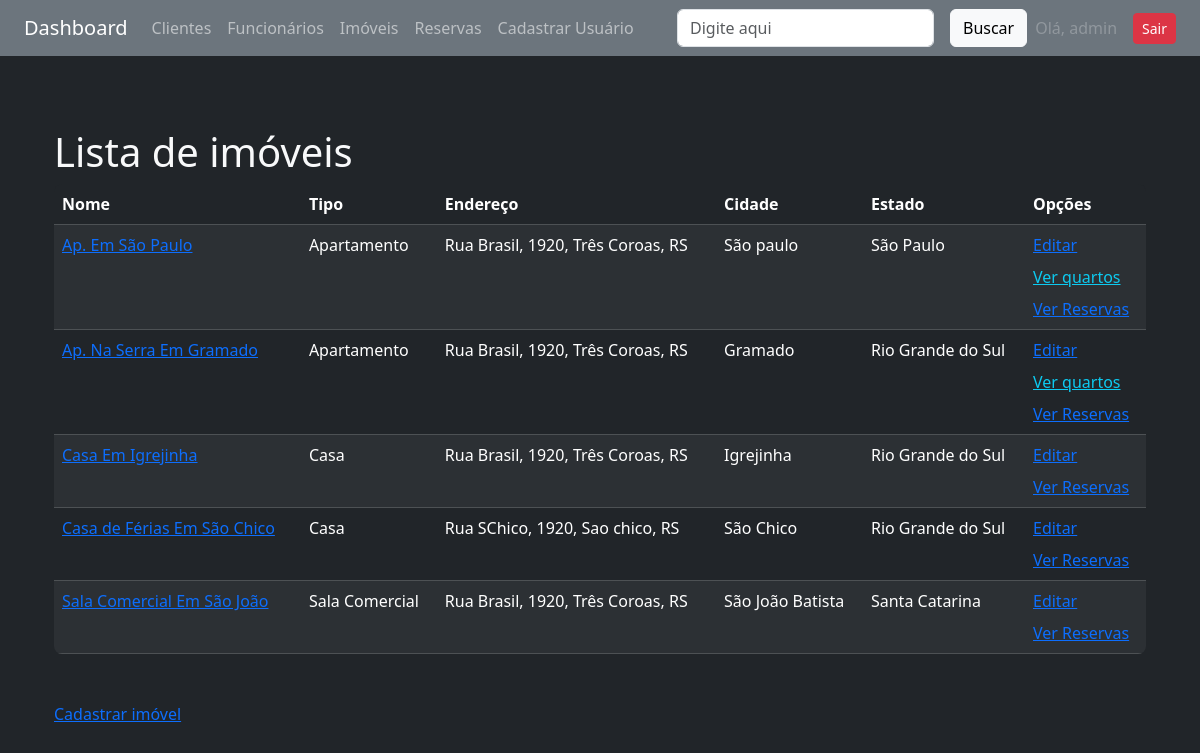
Before: /imoveis/nome/ (signed in) with the older database file.
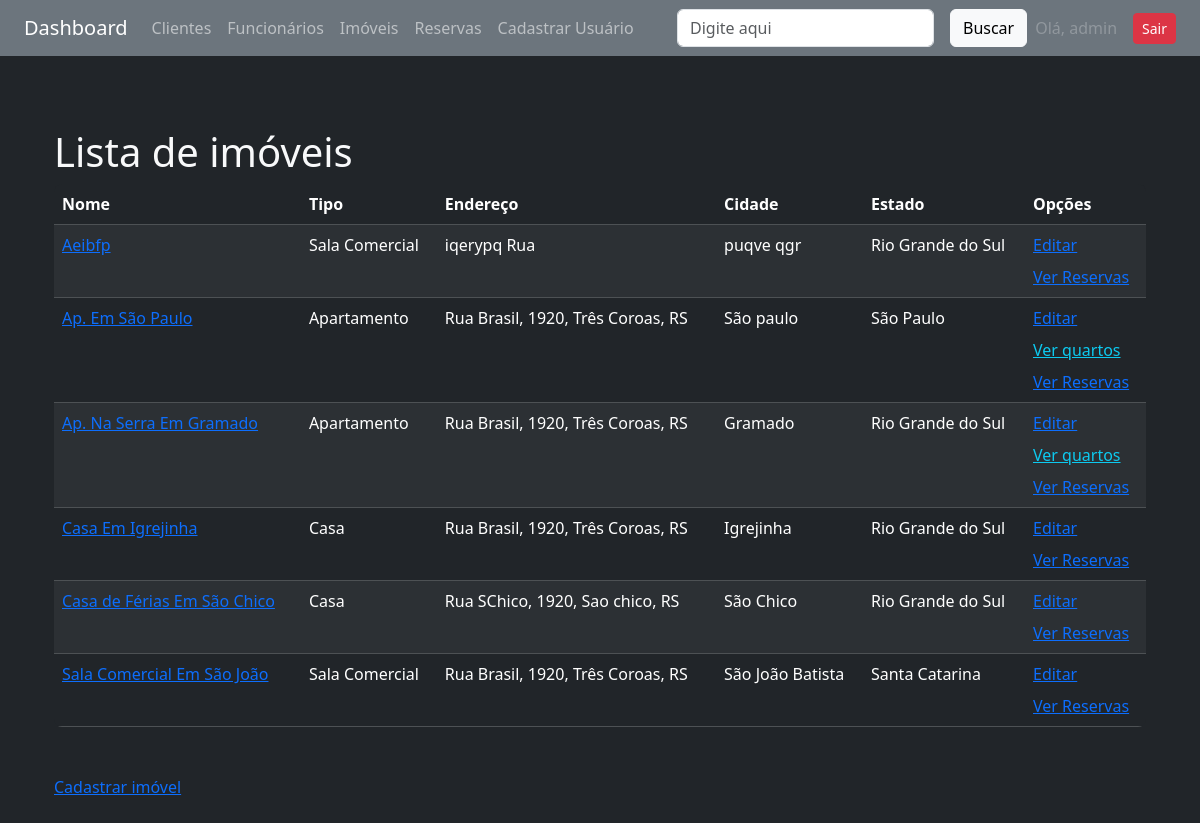
After: the same page with the newer database file.
### imoveis/models.py (models this page shows, shortened)
class Imovel(models.Model):
    TIPO_CHOICES = [
        ('AP', 'Apartamento'),
        ('CA', 'Casa'),
        ('SC', 'Sala Comercial'),
    ]
    ESTADO_CHOICES = [
        ('RS', 'Rio Grande do Sul'),
        ('SC', 'Santa Catarina'),
        ('SP', 'São Paulo'),
    ]
    nome = models.CharField(max_length=100)
    tipo = models.CharField(max_length=2, choices=TIPO_CHOICES)
    endereco = models.CharField(max_length=255)
    cidade = models.CharField(max_length=100)
    estado = models.CharField(max_length=2, choices=ESTADO_CHOICES)
    ativo = models.BooleanField(default=True)
    foto = StdImageField(
        upload_to='fotos/alunos',
        variations={'thumb': (150, 150), 'medium': (300, 300)},
        blank=True,
        null=True
    )

### imoveis/views.py (the view)
# urls.py: path('imoveis/', include('imoveis.urls')),
@login_required
def imoveis(request, campo):
    query = request.GET.get('busca', '')
    if campo == 'nome' and query:
        imoveis = Imovel.objects.filter(
            ativo=True, nome__icontains=query)
    else:
        imoveis = Imovel.objects.filter(ativo=True)
    if campo:
        campo_ordenacao = ORDENACAO_IMOVEIS_LOOKUP.get(campo)
        imoveis = imoveis.order_by(campo_ordenacao)
    dados = {'imoveis': imoveis, 'ativos': True}
    return render(request, 'imoveis/lista.html', dados)

### imoveis/templates/imoveis/lista.html
{% extends 'base.html' %}
{% block content %}
<div class="container-sm mt-5">
    <h1 class="h1">Lista de imóveis</h1>
</div>
<div class="container-sm mt-2">
    <div class="bg-dark rounded-3 overflow-hidden">
        <table cellpadding="5" cellspacing="1" class="table table-dark table-striped mb-0">
            <thead>
                <tr>
                    <th>Nome</th>
                    <th>Tipo</th>
                    <th>Endereço</th>
                    <th>Cidade</th>
                    <th>Estado</th>
                    <th>Opções</th>
                </tr>
            </thead>
            <tbody>
                {% for imovel in imoveis %}
                <tr>
                    <td><a href="{% url 'imoveis:detalhes_imovel' imovel.id %}">{{ imovel.nome }}</a></td>
                    <td>{{ imovel.get_tipo_display }}</td>
                    <td>{{ imovel.endereco }}</td>
                    <td>{{ imovel.cidade }}</td>
                    <td>{{ imovel.get_estado_display }}</td>
                    <td>
                        <div class="d-flex flex-column gap-2">
                            {% if imovel.tipo == 'AP' %}
                            <a href="{% url 'imoveis:editar' imovel.id %}" class="text-primary">Editar</a>
                            <a href="{% url 'imoveis:lista_quartos' imovel.id %}" class="text-info">Ver quartos</a>
                            <a href="{% url 'imoveis:reservas_por_imovel' imovel.id %}" class="text-primary">Ver
                                Reservas</a>
                            {% else %}
                            <a href="{% url 'imoveis:editar' imovel.id %}" class="text-primary">Editar</a>
                            <a href="{% url 'imoveis:reservas_por_imovel' imovel.id %}" class="text-primary">Ver
                                Reservas</a>
                            {% endif %}
                        </div>
                    </td>
                </tr>
                {% empty %}
                <tr>
                    <td colspan="6">Nenhum imóvel cadastrado.</td>
                </tr>
                {% endfor %}
            </tbody>
        </table>
    </div>
</div>
<div class="container-sm mt-5">
    <a href="{% url 'imoveis:cadastrar' %}">Cadastrar imóvel</a>
</div>
{% endblock %}

### core/templates/base.html (shortened to what this page needs)
<!DOCTYPE html>
<html lang="pt-br">
<head>
    <link href="https://cdn.jsdelivr.net/npm/bootstrap@5.3.6/dist/css/bootstrap.min.css" rel="stylesheet">
</head>
<body class="bg-dark text-light">
    <nav class="navbar navbar-expand-lg navbar-dark bg-secondary px-4">
        <a class="navbar-brand" href="{% url 'core:index' %}">Dashboard</a>
        <div class="collapse navbar-collapse">
            <ul class="navbar-nav me-auto">
                <li class="nav-item">
                    <a class="nav-link" href="{% url 'clientes:lista' 'nome' %}">Clientes</a>
                </li>
                <li class="nav-item">
                    <a class="nav-link" href="{% url 'funcionarios:lista' 'nome' %}">Funcionários</a>
                </li>
                <li class="nav-item">
                    <a class="nav-link" href="{% url 'imoveis:lista' 'nome' %}">Imóveis</a>
                </li>
                <li class="nav-item">
                    <a class="nav-link" href="{% url 'imoveis:lista_reservas' 'cliente' %}">Reservas</a>
                </li>
                <li class="nav-item">
                    <a class="nav-link" href="{% url 'auth:cadastrar' %}">Cadastrar Usuário</a>
                </li>
            </ul>
        </div>
        {% include 'partials/_busca.html' %}
        {% if user.is_authenticated %}
        <ul class="navbar-nav ms-auto">
            <li class="nav-item">
                <div class="d-flex align-items-center gap-2">
                    <span class="nav-link disabled mb-0">Olá, {{ user.username }}</span>
                    <a class="btn btn-danger btn-sm" href="{% url 'auth:logout' %}">Sair</a>
                </div>
            </li>
        </ul>
        {% endif %}
    </nav>
    <main class="container py-4">
        {% block content %}{% endblock %}
    </main>
</body>
</html>

### core/templates/partials/_busca.html
<form class="d-flex gap-3">
    <input type="text" name="busca" placeholder="Digite aqui" value="{{ query|default:'' }}"
        class="rounded-2 form-control">
    <button type="submit" class="btn btn-light">Buscar</button>
</form>

Changed rows visible on the page:
added Imovel: nome "Aeibfp", tipo "Sala Comercial", endereco "iqerypq Rua", cidade "puqve qgr", estado "Rio Grande do Sul", shows "Editar"
